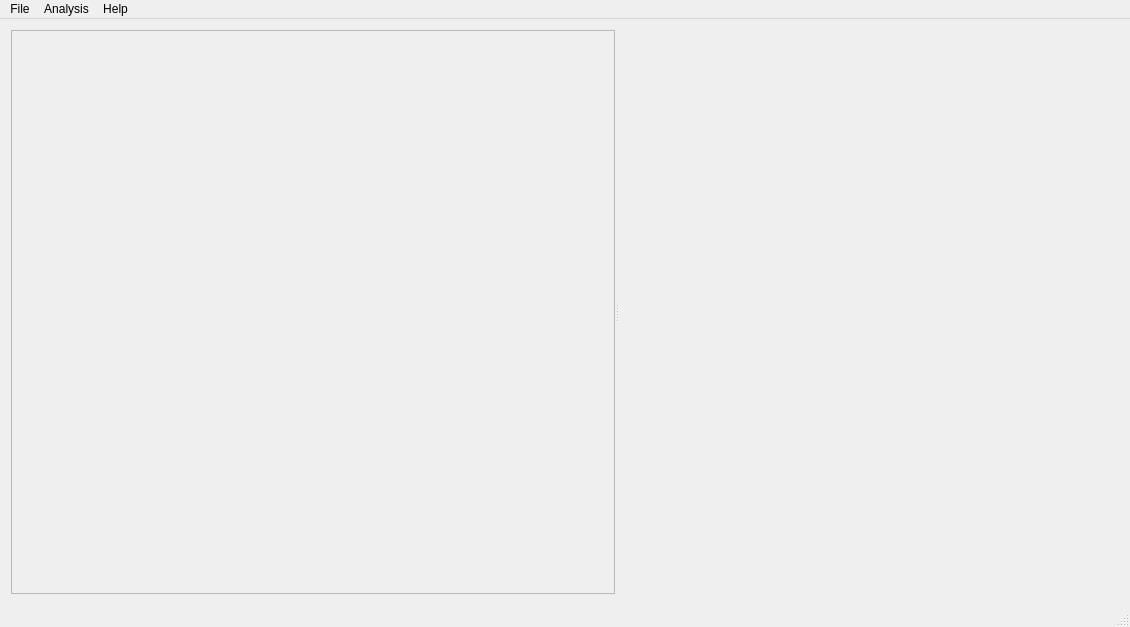
<?xml version="1.0" encoding="UTF-8"?>
<ui version="4.0">
 <class>MainWindow</class>
 <widget class="QMainWindow" name="MainWindow">
  <property name="geometry">
   <rect>
    <x>0</x>
    <y>0</y>
    <width>1130</width>
    <height>627</height>
   </rect>
  </property>
  <property name="windowTitle">
   <string>CopyMove2</string>
  </property>
  <property name="windowIcon">
   <iconset resource="../../resources/resources.qrc">
    <normaloff>:/icons/icons/logo.png</normaloff>:/icons/icons/logo.png</iconset>
  </property>
  <widget class="QWidget" name="centralWidget">
   <layout class="QGridLayout" name="gridLayout">
    <item row="0" column="0">
     <widget class="QSplitter" name="splitter">
      <property name="orientation">
       <enum>Qt::Horizontal</enum>
      </property>
      <widget class="ScrollArea" name="scrollArea">
       <property name="contextMenuPolicy">
        <enum>Qt::CustomContextMenu</enum>
       </property>
       <property name="widgetResizable">
        <bool>false</bool>
       </property>
       <property name="alignment">
        <set>Qt::AlignCenter</set>
       </property>
      </widget>
      <widget class="ControlWidget" name="widgetControl" native="true">
       <property name="minimumSize">
        <size>
         <width>300</width>
         <height>0</height>
        </size>
       </property>
       <property name="maximumSize">
        <size>
         <width>500</width>
         <height>16777215</height>
        </size>
       </property>
      </widget>
     </widget>
    </item>
   </layout>
  </widget>
  <widget class="QMenuBar" name="menuBar">
   <property name="geometry">
    <rect>
     <x>0</x>
     <y>0</y>
     <width>1130</width>
     <height>25</height>
    </rect>
   </property>
   <widget class="QMenu" name="menuFile">
    <property name="title">
     <string>File</string>
    </property>
    <addaction name="actionOpen"/>
    <addaction name="actionExit"/>
   </widget>
   <widget class="QMenu" name="menuAnalysis">
    <property name="title">
     <string>Analysis</string>
    </property>
    <addaction name="actionRun"/>
   </widget>
   <widget class="QMenu" name="menuHelp">
    <property name="title">
     <string>Help</string>
    </property>
    <addaction name="actionAbout"/>
   </widget>
   <addaction name="menuFile"/>
   <addaction name="menuAnalysis"/>
   <addaction name="menuHelp"/>
  </widget>
  <widget class="QStatusBar" name="statusBar"/>
  <action name="actionOpen">
   <property name="icon">
    <iconset resource="../../resources/resources.qrc">
     <normaloff>:/actions/actions/open.png</normaloff>:/actions/actions/open.png</iconset>
   </property>
   <property name="text">
    <string>Open</string>
   </property>
   <property name="shortcut">
    <string>Ctrl+O</string>
   </property>
  </action>
  <action name="actionExit">
   <property name="icon">
    <iconset resource="../../resources/resources.qrc">
     <normaloff>:/actions/actions/exit.png</normaloff>:/actions/actions/exit.png</iconset>
   </property>
   <property name="text">
    <string>Exit</string>
   </property>
   <property name="shortcut">
    <string>Ctrl+Q</string>
   </property>
   <property name="menuRole">
    <enum>QAction::QuitRole</enum>
   </property>
  </action>
  <action name="actionRun">
   <property name="icon">
    <iconset resource="../../resources/resources.qrc">
     <normaloff>:/actions/actions/run.png</normaloff>:/actions/actions/run.png</iconset>
   </property>
   <property name="text">
    <string>Run</string>
   </property>
   <property name="shortcut">
    <string>Ctrl+R</string>
   </property>
  </action>
  <action name="actionAbout">
   <property name="icon">
    <iconset resource="../../resources/resources.qrc">
     <normaloff>:/actions/actions/about.png</normaloff>:/actions/actions/about.png</iconset>
   </property>
   <property name="text">
    <string>About</string>
   </property>
   <property name="menuRole">
    <enum>QAction::AboutRole</enum>
   </property>
  </action>
 </widget>
 <layoutdefault spacing="6" margin="11"/>
 <customwidgets>
  <customwidget>
   <class>ScrollArea</class>
   <extends>QScrollArea</extends>
   <header>ui/scrollarea.hpp</header>
   <container>1</container>
  </customwidget>
  <customwidget>
   <class>ControlWidget</class>
   <extends>QWidget</extends>
   <header>ui/controlwidget.hpp</header>
   <container>1</container>
  </customwidget>
 </customwidgets>
 <resources>
  <include location="../../resources/resources.qrc"/>
 </resources>
 <connections/>
</ui>
